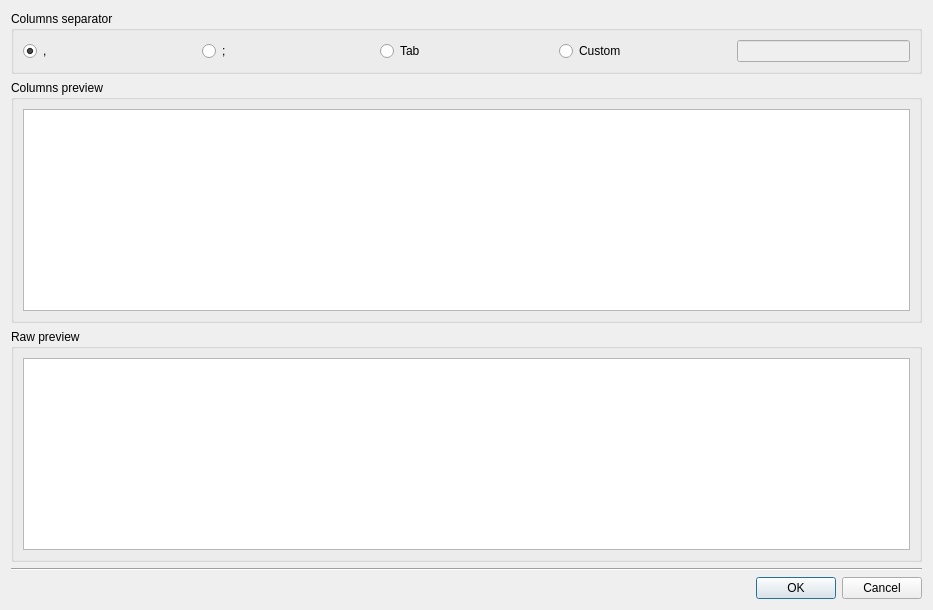
<?xml version="1.0" encoding="UTF-8"?>
<ui version="4.0">
 <class>CCSVImportDialog</class>
 <widget class="QDialog" name="CCSVImportDialog">
  <property name="geometry">
   <rect>
    <x>0</x>
    <y>0</y>
    <width>933</width>
    <height>610</height>
   </rect>
  </property>
  <property name="windowTitle">
   <string>Import from CSV</string>
  </property>
  <layout class="QVBoxLayout" name="verticalLayout">
   <item>
    <widget class="QGroupBox" name="groupBox">
     <property name="sizePolicy">
      <sizepolicy hsizetype="Preferred" vsizetype="Maximum">
       <horstretch>0</horstretch>
       <verstretch>0</verstretch>
      </sizepolicy>
     </property>
     <property name="title">
      <string>Columns separator</string>
     </property>
     <property name="flat">
      <bool>true</bool>
     </property>
     <layout class="QHBoxLayout" name="horizontalLayout">
      <item>
       <widget class="QRadioButton" name="CommaDelim">
        <property name="text">
         <string>,</string>
        </property>
        <property name="checked">
         <bool>true</bool>
        </property>
       </widget>
      </item>
      <item>
       <widget class="QRadioButton" name="PointCommaDelim">
        <property name="text">
         <string>;</string>
        </property>
       </widget>
      </item>
      <item>
       <widget class="QRadioButton" name="TabDelim">
        <property name="text">
         <string>Tab</string>
        </property>
       </widget>
      </item>
      <item>
       <widget class="QRadioButton" name="CustomDelim">
        <property name="text">
         <string>Custom</string>
        </property>
       </widget>
      </item>
      <item>
       <widget class="QLineEdit" name="CustomDelimEdit">
        <property name="enabled">
         <bool>false</bool>
        </property>
        <property name="sizePolicy">
         <sizepolicy hsizetype="Ignored" vsizetype="Fixed">
          <horstretch>0</horstretch>
          <verstretch>0</verstretch>
         </sizepolicy>
        </property>
        <property name="maxLength">
         <number>10</number>
        </property>
       </widget>
      </item>
     </layout>
    </widget>
   </item>
   <item>
    <widget class="QGroupBox" name="groupBox_2">
     <property name="title">
      <string>Columns preview</string>
     </property>
     <property name="flat">
      <bool>true</bool>
     </property>
     <layout class="QHBoxLayout" name="horizontalLayout_2">
      <item>
       <widget class="CEasyTableWidget" name="PreviewTable">
        <property name="sizePolicy">
         <sizepolicy hsizetype="Expanding" vsizetype="MinimumExpanding">
          <horstretch>0</horstretch>
          <verstretch>0</verstretch>
         </sizepolicy>
        </property>
       </widget>
      </item>
     </layout>
    </widget>
   </item>
   <item>
    <widget class="QGroupBox" name="groupBox_3">
     <property name="sizePolicy">
      <sizepolicy hsizetype="Preferred" vsizetype="Maximum">
       <horstretch>0</horstretch>
       <verstretch>0</verstretch>
      </sizepolicy>
     </property>
     <property name="title">
      <string>Raw preview</string>
     </property>
     <property name="flat">
      <bool>true</bool>
     </property>
     <layout class="QHBoxLayout" name="horizontalLayout_3">
      <item>
       <widget class="QTextBrowser" name="RawPreview"/>
      </item>
     </layout>
    </widget>
   </item>
   <item>
    <widget class="Line" name="line">
     <property name="orientation">
      <enum>Qt::Horizontal</enum>
     </property>
    </widget>
   </item>
   <item>
    <widget class="QDialogButtonBox" name="ButtonBox">
     <property name="orientation">
      <enum>Qt::Horizontal</enum>
     </property>
     <property name="standardButtons">
      <set>QDialogButtonBox::Cancel|QDialogButtonBox::Ok</set>
     </property>
    </widget>
   </item>
  </layout>
 </widget>
 <customwidgets>
  <customwidget>
   <class>CEasyTableWidget</class>
   <extends>QTableWidget</extends>
   <header>commonui/CEasyTableWidget.h</header>
  </customwidget>
 </customwidgets>
 <tabstops>
  <tabstop>CommaDelim</tabstop>
  <tabstop>PointCommaDelim</tabstop>
  <tabstop>TabDelim</tabstop>
  <tabstop>PreviewTable</tabstop>
 </tabstops>
 <resources/>
 <connections>
  <connection>
   <sender>ButtonBox</sender>
   <signal>accepted()</signal>
   <receiver>CCSVImportDialog</receiver>
   <slot>accept()</slot>
   <hints>
    <hint type="sourcelabel">
     <x>248</x>
     <y>254</y>
    </hint>
    <hint type="destinationlabel">
     <x>157</x>
     <y>274</y>
    </hint>
   </hints>
  </connection>
  <connection>
   <sender>ButtonBox</sender>
   <signal>rejected()</signal>
   <receiver>CCSVImportDialog</receiver>
   <slot>reject()</slot>
   <hints>
    <hint type="sourcelabel">
     <x>316</x>
     <y>260</y>
    </hint>
    <hint type="destinationlabel">
     <x>286</x>
     <y>274</y>
    </hint>
   </hints>
  </connection>
 </connections>
</ui>
